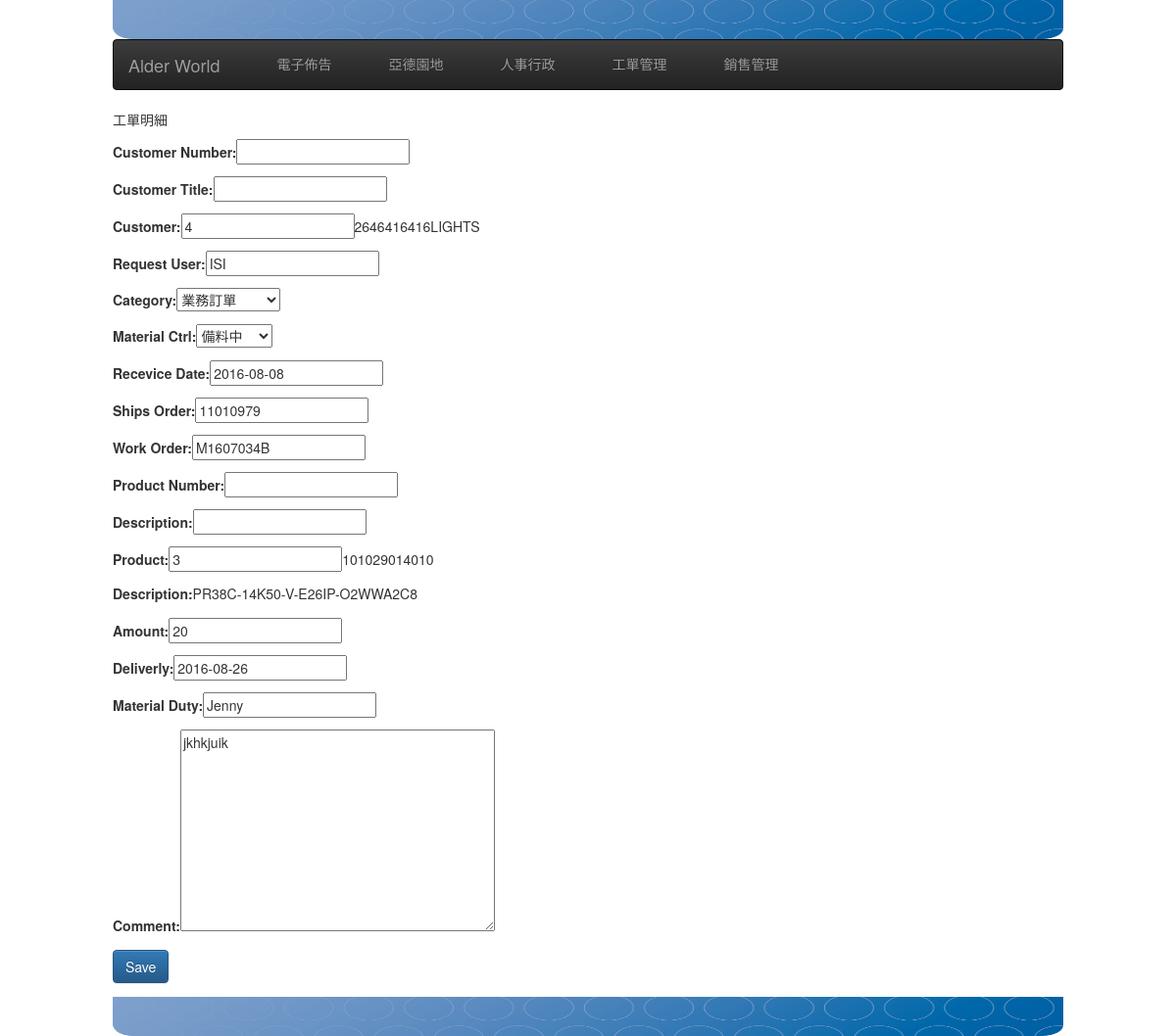
Before: /dpsed/detail/3/ with the older database file.
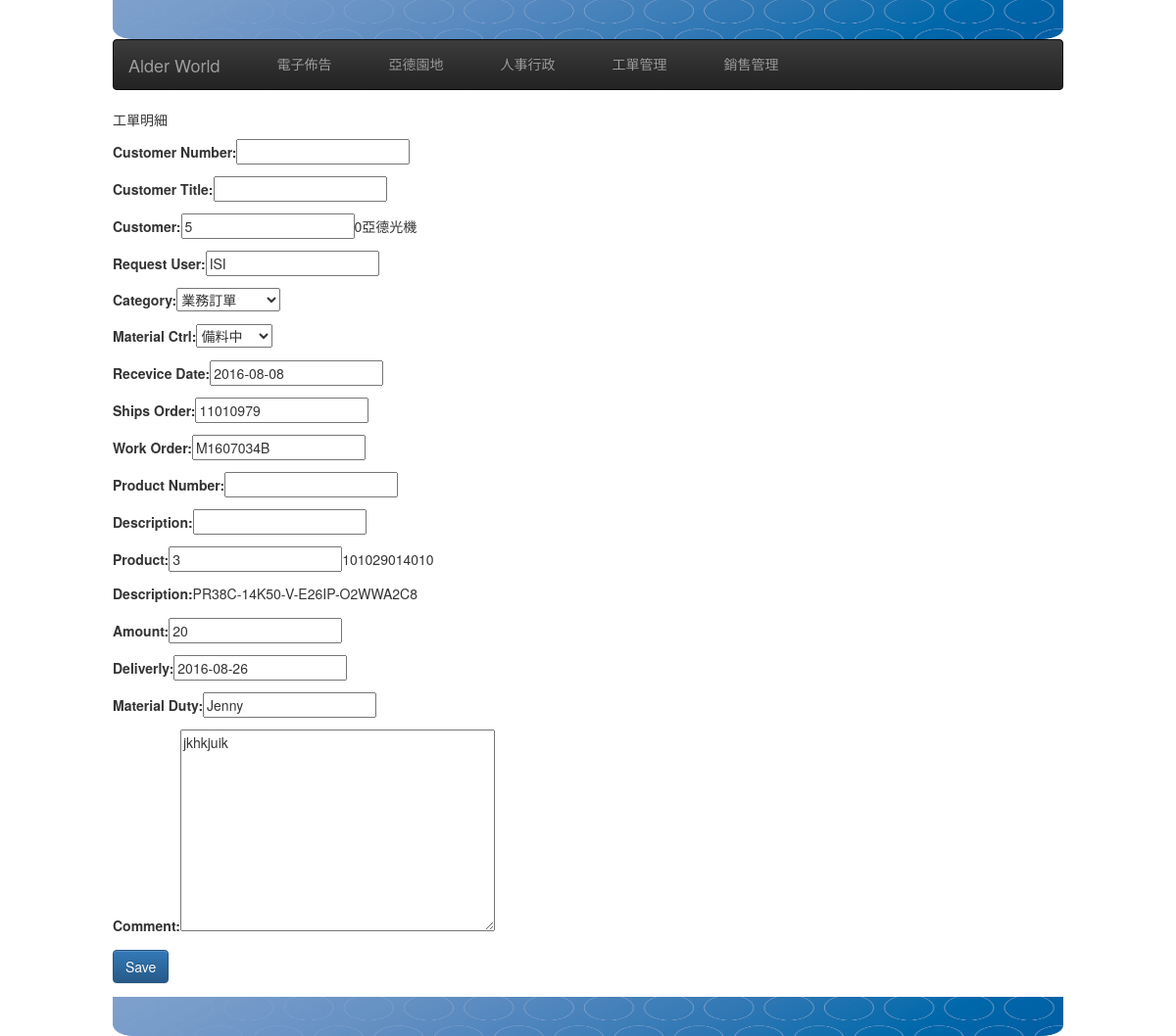
After: the same page with the newer database file.
### dpsed/models.py (models this page shows, shortened)
class WorkOrder(models.Model):
    category = models.ForeignKey(OrderCategory, limit_choices_to={'invalid': False} )
    zmms = models.ForeignKey(ZmmsOption, blank=True, null=True) #models.CharField(max_length=30, blank=True, null=True)
    recevice_date = models.DateField(default=timezone.now) #models.DateField(auto_now_add =True) #  收單日
    material_ctrl = models.ForeignKey(MaterialCtrlOption, blank=True, null=True) #models.CharField(max_length=30, blank=True, null=True) #物料控管
    ships_order = models.CharField(max_length=16, null=True, blank=True) # SAP訂單號碼
    customer = models.ForeignKey(Customer) #客戶編號
    work_order = models.CharField(max_length=16, null=False, blank=False, unique=True) # SAP工單號碼
    product = models.ForeignKey(Product) #  SAP料號
    ord_amount = models.IntegerField(default=1, blank=False, null=False) # 數量
    deliverly = models.DateField(blank=True, null=True) #  業務交期
    material_ready_date = models.DateField(blank=True, null=True) #  齊料日
    estimated_finish = models.DateField(blank=True, null=True) # 預計完工日
    reuqest_user = models.CharField(max_length=16, null=False, blank=False) # 申請人
    material_duty = models.CharField(max_length=16, null=False, blank=False) # 備料人
    manage_memo = models.TextField(blank=True, null=True) # 生管備註
    create_at = models.DateTimeField(auto_now_add=True, auto_now =False)
    modify = models.DateTimeField(auto_now_add=False, auto_now =True)

class Customer(models.Model):
    sap_no = models.CharField(max_length=36, null=True, blank=True)
    title = models.CharField(max_length=36, null=False, blank=False)
    address = models.CharField(max_length=100, null=True, blank=True)
    contect = models.CharField(max_length=100, null=True, blank=True)
    phone = models.CharField(max_length=100, null=True, blank=True)
    phone_ext  = models.CharField(max_length=100, null=True, blank=True)
    faxno = models.CharField(max_length=100, null=True, blank=True)
    email = models.EmailField(max_length=100, null=True, blank=True)
    invalid = models.BooleanField(default=True)
    create_at = models.DateTimeField(auto_now_add=True, auto_now =False)
    modify = models.DateTimeField(auto_now_add=False, auto_now =True)

class Product(models.Model):
    sap_no = models.CharField(max_length=36, null=False, blank=False) # SAP料號
    product_desc = models.CharField(max_length=36, null=False, blank=False) # 品名
    specification = models.CharField(max_length=100, null=False, blank=False) # 規格
    cycle_status = models.ForeignKey(CycleStatus) # 料品狀態
    create_at = models.DateTimeField(auto_now_add=True, auto_now =False) #
    modify = models.DateTimeField(auto_now_add=False, auto_now =True) #

### dpsed/views.py (the view)
# urls.py: url(r'^detail/(?P<id>\d+)/$', views.dps_detail , name='detail'),
def dps_detail(request, id=None):
    title = "工單明細"
    record = get_object_or_404( WorkOrder, id=id)
    print(record.customer.title)
    form = WorkOrderUpdateForm(request.POST or None, instance = record)
    if form.is_valid():
        instance = form.save(commit=False)
        instance.save()
        messages.success(request, "Successfully by Save")
        return HttpResponseRedirect(instance.get_absoulte_url())
    return render(request, "dpsed_form.html", locals())

### dpsed/forms.py
class WorkOrderUpdateForm(forms.ModelForm):
    class Meta:
        model = WorkOrder
        exclude = ('create_at',)
        widgets = {
            'customer': forms.TextInput(attrs={'size':20, 'title':'Customer Number', }) ,
            'product': forms.TextInput(attrs={'size':20, 'title':'Product Number', }) ,
        }

### dpsed/models.py (called while the page is built)
    def __str__(self):
        return self.description

    def __str__(self):
        return self.description

### templates/dpsed_form.html (shortened to what this page needs)
{% extends "base.html" %}
{% block content  %}
  <p>{{ title }}</p>
<form action="" method="POST" >{% csrf_token %}
  <p><label>Customer Number:</label><input id="sap_no_customer" name="customer" size="20" title="Customer Number" type="text"  onblur="showCustName(this.value)" cssStyle="width:60px" /></p>
  <p><label>Customer Title:</label><input id="title_customer" name="title" size="20" type="text"  /></p>
  <p><label>Customer:</label>{{ form.customer }}{{ record.customer.sap_no }}{{ record.customer.title }}</p>
  <p><label>Request User:</label>{{ form.reuqest_user }}</p>
  <p><label>Category:</label>{{ form.category }}</p>
  <p><label>Material Ctrl:</label>{{ form.material_ctrl }}</p>
  <p><label>Recevice Date:</label>{{ form.recevice_date }}</p>
  <p><label>Ships Order:</label>{{ form.ships_order }}</p>
  <p><label>Work Order:</label>{{ form.work_order }}</p>
	<p><label>Product Number:</label><input id="sap_no_product" name="product" size="20" title="Product Number" type="text"  onblur="showProudct(this.value)" cssStyle="width:60px" /></p>
	<p><label>Description:</label><input id="product_desc" name="title" size="20" type="text"  /></p>
  <p><label>Product:</label>{{ form.product }}{{ record.product.sap_no }}</p>
  <p><label>Description:</label>{{ record.product.product_desc }}</p>
  <p><label>Amount:</label>{{ form.ord_amount }}</p>
  <p><label>Deliverly:</label>{{ form.deliverly }}</p>
  <p><label>Material Duty:</label>{{ form.material_duty }}</p>
  <p><label>Comment:</label>{{ form.manage_memo }}</p>
  <button type="submit" class="btn btn-primary" >Save</button>
</form>
{% endblock content %}

Changed rows visible on the page:
changed WorkOrder "ISI": customer "4" → "5"; customer.sap_no "2646416416" → "0"; customer "LIGHTS" → "亞德光機"
